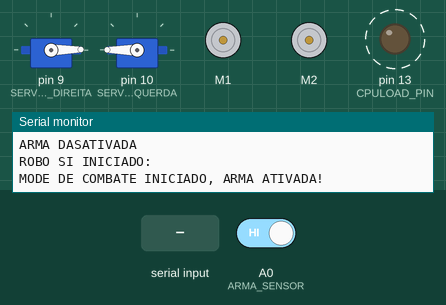
Simulated run of this sketch. Board: Arduino Uno, built with avr-gcc and run on an emulated ATmega328P. On the bench: 2 × servo, 2 × DC motor (green arrow = forward, orange = backward, longer = faster), output pins drawn as LEDs (lit = HIGH), the last lines printed to the serial monitor. Dashed ring = blinking. The inputs (shaded band) are chosen by the test bench; at power-on: A0 (ARMA_SENSOR) HIGH.

Above: at 1.48 s.
1.5 s: A0 (ARMA_SENSOR) driven LOW
At 1.69 s:
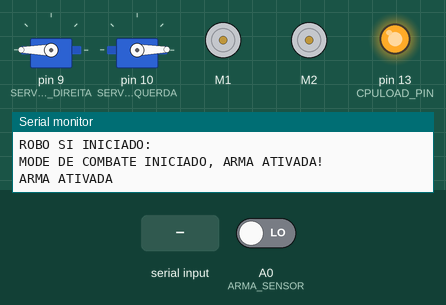
4.5 s: "a" received over Serial
At 4.69 s:
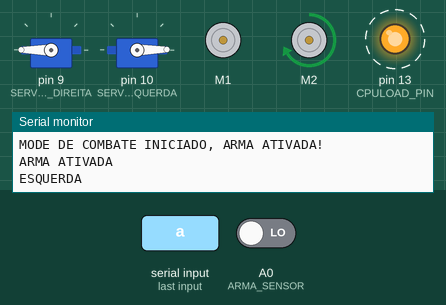
7.5 s: "w" received over Serial
At 7.69 s:
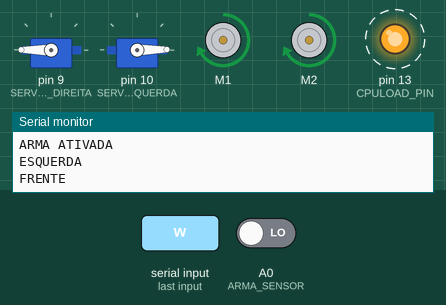
10.5 s: "s" received over Serial
At 10.69 s:
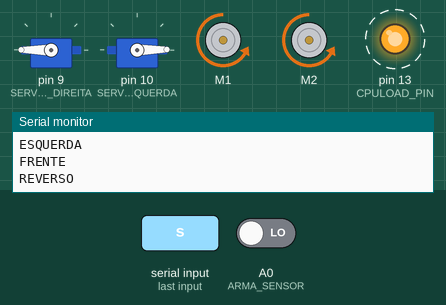
13.5 s: "d" received over Serial
At 13.69 s:
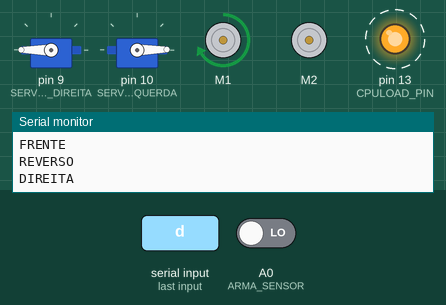
16.5 s: A0 (ARMA_SENSOR) driven HIGH
At 16.71 s:
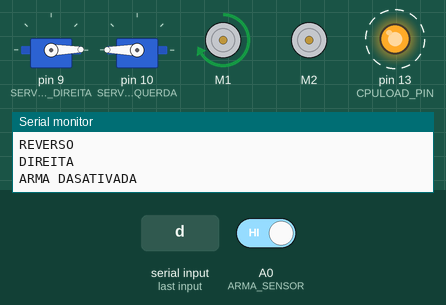
Timing chart, 0 to 20.5 s (numbered marks = the images above; inputs shaded):
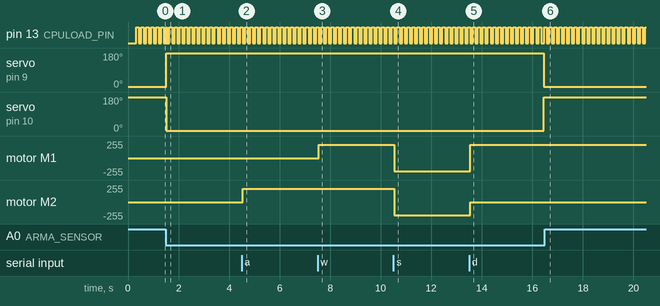

The sketch:

RoboCup-Servo.ino
```cpp
// (licence header left out)
#include <AFMotor.h>
#include <Servo.h>

//Motores de movimento do robo
AF_DCMotor motor1(1);
AF_DCMotor motor2(2);

//AF_DCMotor motor_ARMA_A(3);
//AF_DCMotor motor_ARMA_B(4);

Servo SERVO_ARMA_DIREITA;
Servo SERVO_ARMA_ESQUERDA;

//Habilita modo de teste para motores e driver de motor DC
const bool MODO_TESTE = false;

//Ativar arma do robo (segunda fase do projeto)
const bool ATIVAR_ARMA = true;

//CPU Load > para piscar em trabalho de processamento! (para analize do codigo)
const bool CPU_LOAD_ATIVAR = true;

//CPU Load PIN (porta padrão do LED no arduino)
const byte CPULOAD_PIN = 13;

//Implementar arma no robo
const byte ARMA_SENSOR = A0;

//const int TEMPO_ATIVAR_ARMA    = 1000;
//const int TEMPO_DESATIVAR_ARMA = 1000;
//const int TEMPO_CORRIGIR_ARMA  = 100;

//Variaveis para a Arma
bool armaAtiva = false;
int tempoArma = 0;

//Variaveis tratamento do debug
byte lastMenssagem = 0;

const byte VAZIO    = 0;
const byte FRENTE   = 1;
const byte REVERSO  = 2;
const byte ESQUERDA = 3;
const byte DIREITA  = 4;
const byte PARAR    = 5;

const byte COMANDO_NAO_ENCONTRADO = 6;
const byte ARMA_ATIVADA    = 7;
const byte ARMA_DESATIVADA = 8;
const byte SENSOR_ATIVADO  = 9;


void setup() {

  pinMode(ARMA_SENSOR,INPUT_PULLUP);
  pinMode(CPULOAD_PIN, OUTPUT);

  SERVO_ARMA_DIREITA.attach(9);
  SERVO_ARMA_ESQUERDA.attach(10);

  //Configuração da porta Serial para Bluetooth
  Serial.begin(9600);

  //Colocar motores na velocidade maxima
  motor1.setSpeed(200);
  motor2.setSpeed(200);

//  motor_ARMA_A.setSpeed(200);
//  motor_ARMA_B.setSpeed(200);

  //Colocar os motores em estado parados
  motor1.run(RELEASE);
  motor2.run(RELEASE);

//  motor_ARMA_A.run(RELEASE);
//  motor_ARMA_B.run(RELEASE);

  desativaArma();
  delay(200);

  //ROBO iniciado
  Serial.println("ROBO SI INICIADO:");

  if (ATIVAR_ARMA == true){
    Serial.println("MODE DE COMBATE INICIADO, ARMA ATIVADA!");
  }

  if(MODO_TESTE == true)
  {
    bool rev = true;
    byte load = 1;
    Serial.println("MODO DE TESTE DE MOTORES INICIADO!");

    while(1)
    {
      if (load == 1){
        Serial.println("");
        load = 30;

        if (rev == true){
          moverRobo('w');
          rev = false;
        }else{
          moverRobo('s');
          rev = true;
        }
      }

      if (ATIVAR_ARMA == true){
        if (digitalRead(ARMA_SENSOR) == LOW){
          enviarMenssagem(SENSOR_ATIVADO);
          ativaArma();

          while(digitalRead(ARMA_SENSOR) == LOW){

          }
          desativaArma();
        }
      }

      Serial.print(".");
      load--;
      cpuLoad();

      delay(100);
    }
  }
}

void loop() {
  delay(100);

  if(Serial.available()>0)
  {
    char data = Serial.read();
    moverRobo(data);
  }
  else
  {
    //moverRobo('q');
  }


  if (ATIVAR_ARMA == true){
    if (digitalRead(ARMA_SENSOR) == LOW){
      if (armaAtiva == false){
        armaAtiva = true;
        tempoArma = 150;
      }
    }

    if (armaAtiva == true){
      switch(tempoArma){
        case 150:
          cpuLoad();
          ativaArma();
          break;

//        case 250:
//          cpuLoad();
//          ativaArma(TEMPO_CORRIGIR_ARMA);
//          break;
//
//        case 200:
//          cpuLoad();
//          ativaArma(TEMPO_CORRIGIR_ARMA);
//          break;
//
//        case 150:
//          cpuLoad();
//          ativaArma(TEMPO_CORRIGIR_ARMA);
//          break;
      }
      //subtrair 100ms do tempo
      tempoArma--;

      //verificar flag do tempo para setar condições
      if(tempoArma == 0){
        armaAtiva = false;
        desativaArma();
      }
    }
  }
  cpuLoad();
}


//Nova função de movimentação!
void moverRobo(char dir)
{
  switch(dir)
  {
    case 'a':
      enviarMenssagem(ESQUERDA);
      motor1.run(RELEASE);
      motor2.run(FORWARD);
      break;

    case 'w':
      enviarMenssagem(FRENTE);
      motor1.run(FORWARD);
      motor2.run(FORWARD);
      break;

    case 's':
      enviarMenssagem(REVERSO);
      motor1.run(BACKWARD);
      motor2.run(BACKWARD);
      break;

    case 'd':
      enviarMenssagem(DIREITA);
      motor1.run(FORWARD);
      motor2.run(RELEASE);
      break;

    case 'q':
      //enviarMenssagem(PARAR);
      motor1.run(RELEASE);
      motor2.run(RELEASE);
      break;

    default :
      enviarMenssagem(COMANDO_NAO_ENCONTRADO);
      motor1.run(RELEASE);
      motor2.run(RELEASE);
      break;
  }
}


void ativaArma(){
  enviarMenssagem(ARMA_ATIVADA);

  SERVO_ARMA_DIREITA.write(180);
  SERVO_ARMA_ESQUERDA.write(1);
  delay(20);

//  motor_ARMA_A.run(FORWARD);
//  motor_ARMA_B.run(FORWARD);
//  delay(tempo);
//  pararArma(1);
}

void desativaArma(){
  enviarMenssagem(ARMA_DESATIVADA);

  SERVO_ARMA_DIREITA.write(1);
  SERVO_ARMA_ESQUERDA.write(180);
  delay(20);

//  motor_ARMA_A.run(BACKWARD);
//  motor_ARMA_B.run(BACKWARD);
//  delay(tempo);
}

//void pararArma(int tempo){
//  enviarMenssagem(ARMA_DESATIVADA);
//  motor_ARMA_A.run(RELEASE);
//  motor_ARMA_B.run(RELEASE);
//  delay(tempo);
//}

void enviarMenssagem(byte menssagem){
  if (menssagem != lastMenssagem){
    switch(menssagem)
    {
      case VAZIO:
        Serial.println("");
        break;

      case FRENTE:
        Serial.println("FRENTE");
        break;

      case REVERSO:
        Serial.println("REVERSO");
        break;

      case ESQUERDA:
        Serial.println("ESQUERDA");
        break;

      case DIREITA:
        Serial.println("DIREITA");
        break;

      case PARAR:
        Serial.println("PARAR");
        break;

      case COMANDO_NAO_ENCONTRADO:
        Serial.println("COMANDO NAO ENCONTRADO");
        break;

      case ARMA_ATIVADA:
        Serial.println("ARMA ATIVADA");
        break;

      case ARMA_DESATIVADA:
        Serial.println("ARMA DASATIVADA");
        break;

      case SENSOR_ATIVADO:
        Serial.print("SENSOR ATIVADO...");
        break;
    }
  }
  else{
    lastMenssagem = menssagem;
  }
}

void cpuLoad(){
  if (CPU_LOAD_ATIVAR == true){
    digitalWrite(CPULOAD_PIN, !digitalRead(CPULOAD_PIN));
  }
}
```

Measured:
- after the input at 1.5 s, servo on pin 9 (SERVO_ARMA_DIREITA): 1° → 180° at once; servo on pin 10 (SERVO_ARMA_ESQUERDA): 180° → 1° at once
- after the input at 4.5 s, motor M2: stopped → forward 200/255 at once
- after the input at 7.5 s, motor M1: stopped → forward 200/255 at once
- after the input at 10.5 s, motor M1, motor M2: forward 200/255 → backward 200/255 at once
- after the input at 13.5 s, motor M1: backward 200/255 → forward 200/255 after 0.05 s; motor M2: backward 200/255 → stopped after 0.05 s
- after the input at 16.5 s, servo on pin 9 (SERVO_ARMA_DIREITA): stays 1° (without the input it goes to 180° after 0.07 s); servo on pin 10 (SERVO_ARMA_ESQUERDA): stays 180° (without the input it goes to 1° after 0.07 s)
- by itself, pin 13 (CPULOAD_PIN): alternates HIGH for 0.10 s and LOW for 0.10 s
